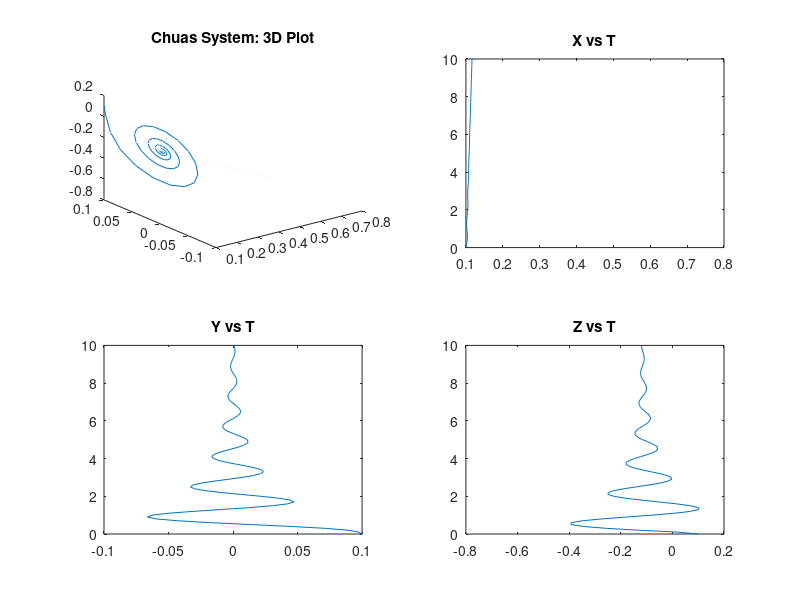
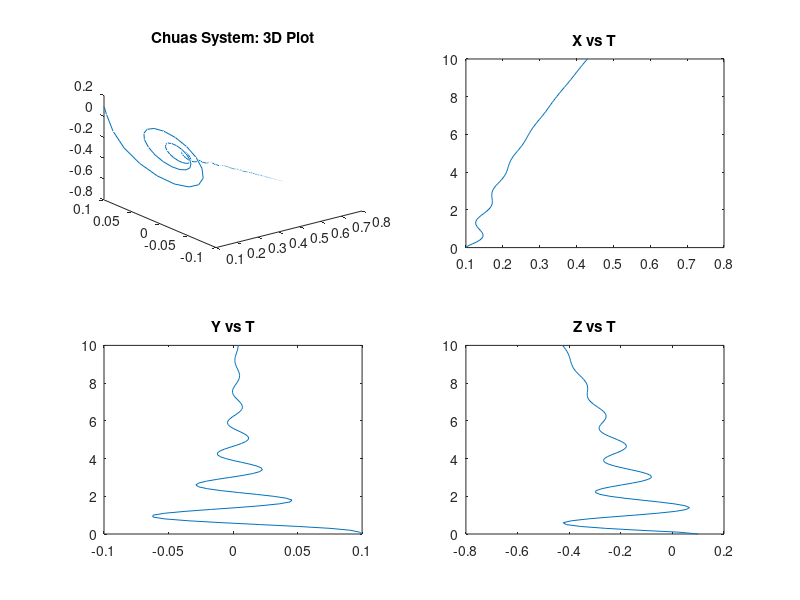
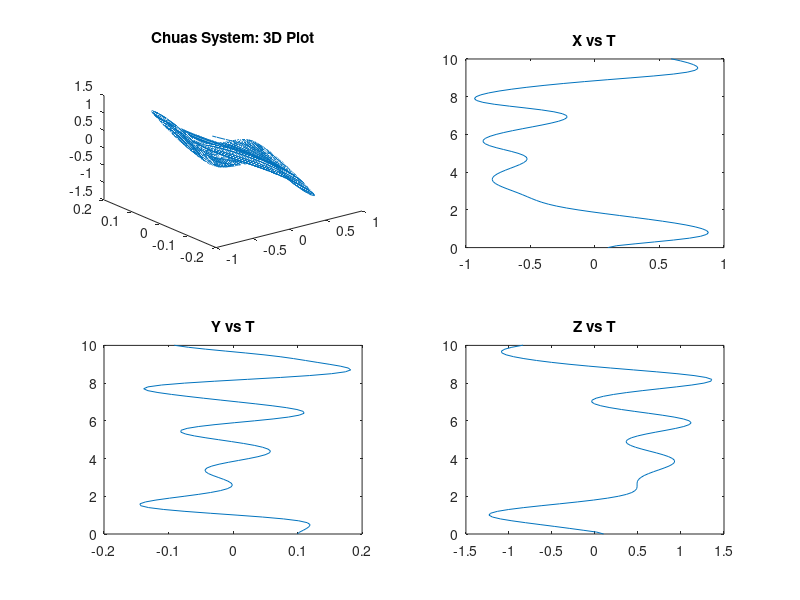
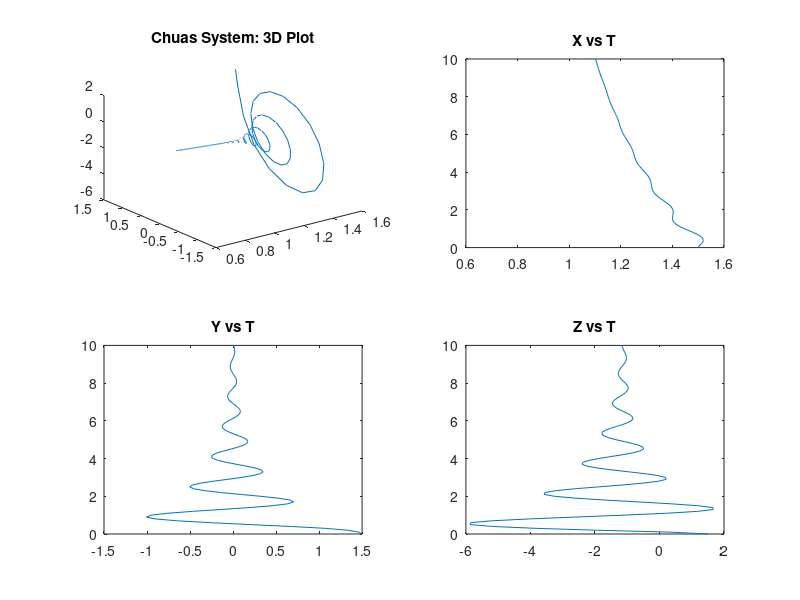

These charts were generated, in order, by the following MATLAB code:
%Tyler Matthews 4/15/19
%System Simulation Problem 13

close all; clc; clear; %Clear Console and Close Figures

%% Alpha = 0.1 - Initial Condition x,y,z=0.1

N = 10000;
T = 0.1;
t = linspace(0, T*N, N+1);

alpha = 0.1;

fxc = zeros(1,N);
fyc = zeros(1,N);
fzc = zeros(1,N);

xp = zeros(1,N);
yp = zeros(1,N);
zp = zeros(1,N);

fxp = zeros(1,N);
fyp = zeros(1,N);
fzp = zeros(1,N);

xc = zeros(1,N);
yc = zeros(1,N);
zc = zeros(1,N);

% Initial Conditions %
xc(1) = 0.1;
yc(1) = 0.1;
zc(1) = 0.1;

for k = 1:N
    % Evaluate for prediction %
    fxc(k) = alpha*(yc(k)+((xc(k)-2*(xc(k)).^3)/(7)));
    fyc(k) = xc(k)-yc(k)+zc(k);
    fzc(k) = -(100/7)*yc(k);
    % Predict  - Euler's Method
    xp(k+1) = xc(k) + T*fxc(k); %x(n+1) = x(n) + T*x'(n)
    yp(k+1) = yc(k) + T*fyc(k);
    zp(k+1) = zc(k) + T*fzc(k);
    
    % Evaluate for correction
    fxp(k+1) = alpha*(yp(k+1)+((xp(k+1)-2*(xp(k+1)).^3)/(7)));
    fyp(k+1) = xp(k+1)-yp(k+1)+zp(k+1);
    fzp(k+1) = -(100/7)*yp(k+1);
    % Correct Trapezoidal Method
    xc(k+1) = xc(k) + (T/2)*(fxp(k+1) + fxp(k)); %x(n+1) = x(n) + (T/2) * (x'(n+1) +x'(n))
    yc(k+1) = yc(k) + (T/2)*(fyp(k+1) + fyp(k));
    zc(k+1) = zc(k) + (T/2)*(fzp(k+1) + fzp(k));
end

figure;
subplot(2,2,1)
plot3(xc,yc,zc)
title('Chuas System: 3D Plot')


subplot(2,2,2)
plot(xc, t)
ylim([0,10])
title('X vs T')

subplot(2,2,3)
plot(yc, t)
ylim([0,10])
title('Y vs T')

subplot(2,2,4)
plot(zc, t)
ylim([0,10])
title('Z vs T')








%% Alpha = 1 - Initial Condition x,y,z=0.1
clear; %clear workspace

N = 10000;
T = 0.1;
t = linspace(0, T*N, N+1);

alpha = 1;

fxc = zeros(1,N);
fyc = zeros(1,N);
fzc = zeros(1,N);

xp = zeros(1,N);
yp = zeros(1,N);
zp = zeros(1,N);

fxp = zeros(1,N);
fyp = zeros(1,N);
fzp = zeros(1,N);

xc = zeros(1,N);
yc = zeros(1,N);
zc = zeros(1,N);

% Initial Conditions %
xc(1) = 0.1;
yc(1) = 0.1;
zc(1) = 0.1;

for k = 1:N
    % Evaluate for prediction %
    fxc(k) = alpha*(yc(k)+((xc(k)-2*(xc(k)).^3)/(7)));
    fyc(k) = xc(k)-yc(k)+zc(k);
    fzc(k) = -(100/7)*yc(k);
    % Predict  - Euler's Method
    xp(k+1) = xc(k) + T*fxc(k); %x(n+1) = x(n) + T*x'(n)
    yp(k+1) = yc(k) + T*fyc(k);
    zp(k+1) = zc(k) + T*fzc(k);
    
    % Evaluate for correction
    fxp(k+1) = alpha*(yp(k+1)+((xp(k+1)-2*(xp(k+1)).^3)/(7)));
    fyp(k+1) = xp(k+1)-yp(k+1)+zp(k+1);
    fzp(k+1) = -(100/7)*yp(k+1);
    % Correct Trapezoidal Method
    xc(k+1) = xc(k) + (T/2)*(fxp(k+1) + fxp(k)); %x(n+1) = x(n) + (T/2) * (x'(n+1) +x'(n))
    yc(k+1) = yc(k) + (T/2)*(fyp(k+1) + fyp(k));
    zc(k+1) = zc(k) + (T/2)*(fzp(k+1) + fzp(k));
end

figure;
subplot(2,2,1)
plot3(xc,yc,zc)
title('Chuas System: 3D Plot')


subplot(2,2,2)
plot(xc, t)
ylim([0,10])
title('X vs T')

subplot(2,2,3)
plot(yc, t)
ylim([0,10])
title('Y vs T')

subplot(2,2,4)
plot(zc, t)
ylim([0,10])
title('Z vs T')




%% Alpha = 10 - Initial Condition x,y,z=0.1
clear; %clear workspace

N = 10000;
T = 0.1;
t = linspace(0, T*N, N+1);

alpha = 10;

fxc = zeros(1,N);
fyc = zeros(1,N);
fzc = zeros(1,N);

xp = zeros(1,N);
yp = zeros(1,N);
zp = zeros(1,N);

fxp = zeros(1,N);
fyp = zeros(1,N);
fzp = zeros(1,N);

xc = zeros(1,N);
yc = zeros(1,N);
zc = zeros(1,N);

% Initial Conditions %
xc(1) = 0.1;
yc(1) = 0.1;
zc(1) = 0.1;

for k = 1:N
    % Evaluate for prediction %
    fxc(k) = alpha*(yc(k)+((xc(k)-2*(xc(k)).^3)/(7)));
    fyc(k) = xc(k)-yc(k)+zc(k);
    fzc(k) = -(100/7)*yc(k);
    % Predict  - Euler's Method
    xp(k+1) = xc(k) + T*fxc(k); %x(n+1) = x(n) + T*x'(n)
    yp(k+1) = yc(k) + T*fyc(k);
    zp(k+1) = zc(k) + T*fzc(k);
    
    % Evaluate for correction
    fxp(k+1) = alpha*(yp(k+1)+((xp(k+1)-2*(xp(k+1)).^3)/(7)));
    fyp(k+1) = xp(k+1)-yp(k+1)+zp(k+1);
    fzp(k+1) = -(100/7)*yp(k+1);
    % Correct Trapezoidal Method
    xc(k+1) = xc(k) + (T/2)*(fxp(k+1) + fxp(k)); %x(n+1) = x(n) + (T/2) * (x'(n+1) +x'(n))
    yc(k+1) = yc(k) + (T/2)*(fyp(k+1) + fyp(k));
    zc(k+1) = zc(k) + (T/2)*(fzp(k+1) + fzp(k));
end

figure;
subplot(2,2,1)
plot3(xc,yc,zc)
title('Chuas System: 3D Plot')


subplot(2,2,2)
plot(xc, t)
ylim([0,10])
title('X vs T')

subplot(2,2,3)
plot(yc, t)
ylim([0,10])
title('Y vs T')

subplot(2,2,4)
plot(zc, t)
ylim([0,10])
title('Z vs T')

%% Alpha = 0.1 - Initial Condition x,y,z=1.5

N = 10000;
T = 0.1;
t = linspace(0, T*N, N+1);

alpha = 0.1;

fxc = zeros(1,N);
fyc = zeros(1,N);
fzc = zeros(1,N);

xp = zeros(1,N);
yp = zeros(1,N);
zp = zeros(1,N);

fxp = zeros(1,N);
fyp = zeros(1,N);
fzp = zeros(1,N);

xc = zeros(1,N);
yc = zeros(1,N);
zc = zeros(1,N);

% Initial Conditions %
xc(1) = 1.5;
yc(1) = 1.5;
zc(1) = 1.5;

for k = 1:N
    % Evaluate for prediction %
    fxc(k) = alpha*(yc(k)+((xc(k)-2*(xc(k)).^3)/(7)));
    fyc(k) = xc(k)-yc(k)+zc(k);
    fzc(k) = -(100/7)*yc(k);
    % Predict  - Euler's Method
    xp(k+1) = xc(k) + T*fxc(k); %x(n+1) = x(n) + T*x'(n)
    yp(k+1) = yc(k) + T*fyc(k);
    zp(k+1) = zc(k) + T*fzc(k);
    
    % Evaluate for correction
    fxp(k+1) = alpha*(yp(k+1)+((xp(k+1)-2*(xp(k+1)).^3)/(7)));
    fyp(k+1) = xp(k+1)-yp(k+1)+zp(k+1);
    fzp(k+1) = -(100/7)*yp(k+1);
    % Correct Trapezoidal Method
    xc(k+1) = xc(k) + (T/2)*(fxp(k+1) + fxp(k)); %x(n+1) = x(n) + (T/2) * (x'(n+1) +x'(n))
    yc(k+1) = yc(k) + (T/2)*(fyp(k+1) + fyp(k));
    zc(k+1) = zc(k) + (T/2)*(fzp(k+1) + fzp(k));
end

figure;
subplot(2,2,1)
plot3(xc,yc,zc)
title('Chuas System: 3D Plot')


subplot(2,2,2)
plot(xc, t)
ylim([0,10])
title('X vs T')

subplot(2,2,3)
plot(yc, t)
ylim([0,10])
title('Y vs T')

subplot(2,2,4)
plot(zc, t)
ylim([0,10])
title('Z vs T')








%% Alpha = 1 - Initial Condition x,y,z=1.5
clear; %clear workspace

N = 10000;
T = 0.1;
t = linspace(0, T*N, N+1);

alpha = 1;

fxc = zeros(1,N);
fyc = zeros(1,N);
fzc = zeros(1,N);

xp = zeros(1,N);
yp = zeros(1,N);
zp = zeros(1,N);

fxp = zeros(1,N);
fyp = zeros(1,N);
fzp = zeros(1,N);

xc = zeros(1,N);
yc = zeros(1,N);
zc = zeros(1,N);

% Initial Conditions %
xc(1) = 1.5;
yc(1) = 1.5;
zc(1) = 1.5;

for k = 1:N
    % Evaluate for prediction %
    fxc(k) = alpha*(yc(k)+((xc(k)-2*(xc(k)).^3)/(7)));
    fyc(k) = xc(k)-yc(k)+zc(k);
    fzc(k) = -(100/7)*yc(k);
    % Predict  - Euler's Method
    xp(k+1) = xc(k) + T*fxc(k); %x(n+1) = x(n) + T*x'(n)
    yp(k+1) = yc(k) + T*fyc(k);
    zp(k+1) = zc(k) + T*fzc(k);
    
    % Evaluate for correction
    fxp(k+1) = alpha*(yp(k+1)+((xp(k+1)-2*(xp(k+1)).^3)/(7)));
    fyp(k+1) = xp(k+1)-yp(k+1)+zp(k+1);
    fzp(k+1) = -(100/7)*yp(k+1);
    % Correct Trapezoidal Method
    xc(k+1) = xc(k) + (T/2)*(fxp(k+1) + fxp(k)); %x(n+1) = x(n) + (T/2) * (x'(n+1) +x'(n))
    yc(k+1) = yc(k) + (T/2)*(fyp(k+1) + fyp(k));
    zc(k+1) = zc(k) + (T/2)*(fzp(k+1) + fzp(k));
end

figure;
subplot(2,2,1)
plot3(xc,yc,zc)
title('Chuas System: 3D Plot')


subplot(2,2,2)
plot(xc, t)
ylim([0,10])
title('X vs T')

subplot(2,2,3)
plot(yc, t)
ylim([0,10])
title('Y vs T')

subplot(2,2,4)
plot(zc, t)
ylim([0,10])
title('Z vs T')




%% Alpha = 10 - Initial Condition x,y,z=1.5
clear; %clear workspace

N = 10000;
T = 0.1;
t = linspace(0, T*N, N+1);

alpha = 10;

fxc = zeros(1,N);
fyc = zeros(1,N);
fzc = zeros(1,N);

xp = zeros(1,N);
yp = zeros(1,N);
zp = zeros(1,N);

fxp = zeros(1,N);
fyp = zeros(1,N);
fzp = zeros(1,N);

xc = zeros(1,N);
yc = zeros(1,N);
zc = zeros(1,N);

% Initial Conditions %
xc(1) = 1.5;
yc(1) = 1.5;
zc(1) = 1.5;

for k = 1:N
    % Evaluate for prediction %
    fxc(k) = alpha*(yc(k)+((xc(k)-2*(xc(k)).^3)/(7)));
    fyc(k) = xc(k)-yc(k)+zc(k);
    fzc(k) = -(100/7)*yc(k);
    % Predict  - Euler's Method
    xp(k+1) = xc(k) + T*fxc(k); %x(n+1) = x(n) + T*x'(n)
    yp(k+1) = yc(k) + T*fyc(k);
    zp(k+1) = zc(k) + T*fzc(k);
    
    % Evaluate for correction
    fxp(k+1) = alpha*(yp(k+1)+((xp(k+1)-2*(xp(k+1)).^3)/(7)));
    fyp(k+1) = xp(k+1)-yp(k+1)+zp(k+1);
    fzp(k+1) = -(100/7)*yp(k+1);
    % Correct Trapezoidal Method
    xc(k+1) = xc(k) + (T/2)*(fxp(k+1) + fxp(k)); %x(n+1) = x(n) + (T/2) * (x'(n+1) +x'(n))
    yc(k+1) = yc(k) + (T/2)*(fyp(k+1) + fyp(k));
    zc(k+1) = zc(k) + (T/2)*(fzp(k+1) + fzp(k));
end

figure;
subplot(2,2,1)
plot3(xc,yc,zc)
title('Chuas System: 3D Plot')


subplot(2,2,2)
plot(xc, t)
ylim([0,10])
title('X vs T')

subplot(2,2,3)
plot(yc, t)
ylim([0,10])
title('Y vs T')

subplot(2,2,4)
plot(zc, t)
ylim([0,10])
title('Z vs T')